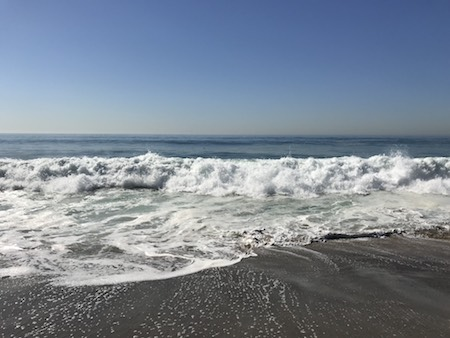
#> input picture Training/models-1.12.0/research/tensorrt/image.jpg, 450 x 338 px
$ python batch_crop.py
#> lines starting #> are read from the running program, lines starting #| are printed output that depends on the picture
import os
import argparse
from PIL import Image
import cv2 as cv
import tkinter
import tkinter.constants
import tkinter.filedialog

while True:
    print("Please select your image directory.")
    input_dir = tkinter.filedialog.askdirectory()
    if input_dir == None or input_dir == "":
        print("You must select a directory.")
        continue
    break
#> this loop made 1 pass; the answer given on pass 1: models-1.12.0/research/tensorrt

DEFAULT_DMN = (0, 0, 600, 600)

def crop_image(input_dir, infile, output_dir="cropped", dmn=DEFAULT_DMN):
#> called with input_dir = 'models-1.12.0/research/tensorrt', infile = 'image.jpg', output_dir = 'Training/cropped', dmn = (0, 0, 600, 600)
    outfile = os.path.splitext(infile)[0]
    extension = os.path.splitext(infile)[1]

    try:
        img = Image.open(input_dir + '/' + infile)
#> img is the input picture: PIL image 450x338 RGB; mean R, G, B 124.7, 135.3, 148.4
        img = img.crop((dmn[0], dmn[1], dmn[2], dmn[3]))
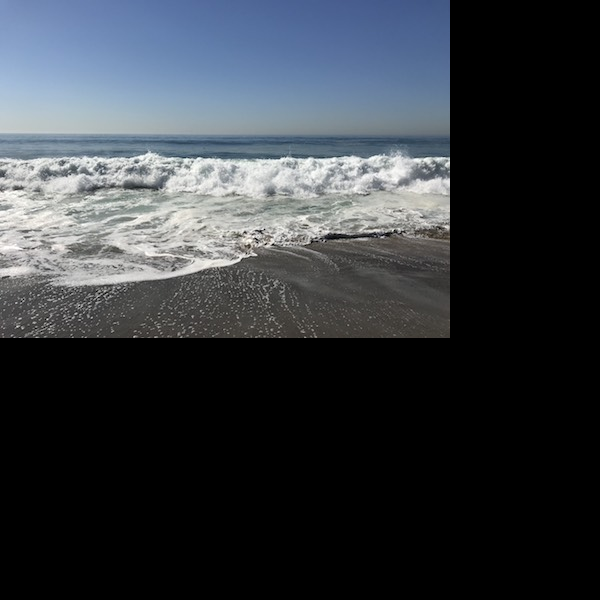
#> img: PIL image 600x600 RGB; mean R, G, B 52.7, 57.2, 62.7

        new_file = output_dir + "/" + outfile + extension
        img.save(new_file)
    except IOError:
        print("unable to resize image {}".format(infile))

if __name__ == "__main__":
    dir = os.getcwd()

    parser = argparse.ArgumentParser()
    #parser.add_argument('-i', '--input_dir', help='Full Input Path')
    parser.add_argument('-o', '--output_dir', help='Full Output Path')

    parser.add_argument('-l', '--left', help='Resized Width')
    parser.add_argument('-t', '--top', help='Resized Width')
    parser.add_argument('-r', '--right', help='Resized Height')
    parser.add_argument('-b', '--bottom', help='Resized Height')

    args = parser.parse_args()

    # [4 lines of commented-out code are left out]

    if args.output_dir:
        output_dir = args.output_dir
    else:
        output_dir = dir + '/cropped'

    if args.left and args.top and args.right and args.bottom:
        dmn = (int(args.left), int(args.top), int(args.right), int(args.bottom))
    else:
        dmn = DEFAULT_DMN

    if not os.path.exists(os.path.join(dir, output_dir)):
        os.mkdir(output_dir)

    try:
        for file in os.listdir(input_dir):
            crop_image(input_dir, file, output_dir, dmn=dmn)
    except OSError:
        print('file not found')
